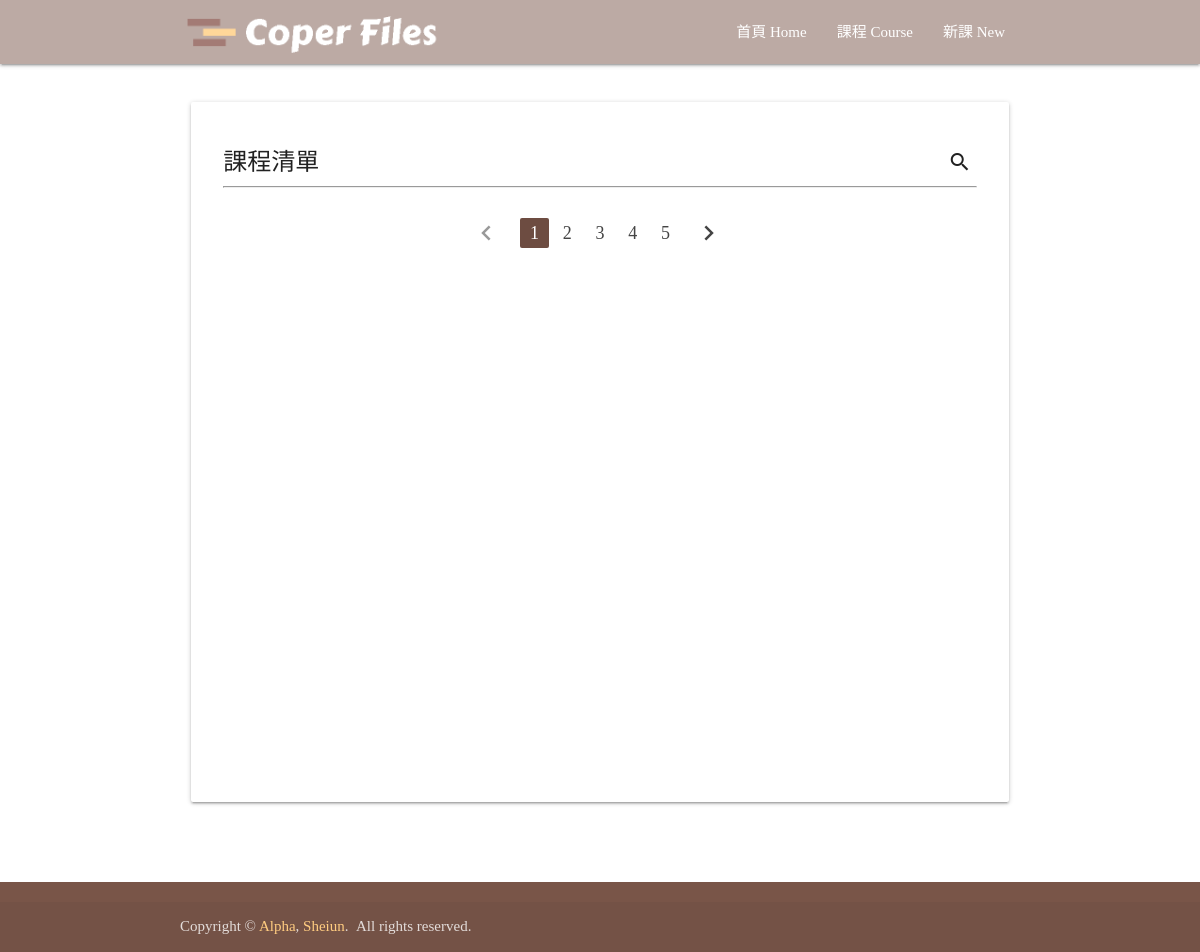
Before: /courses/ with the older database file.
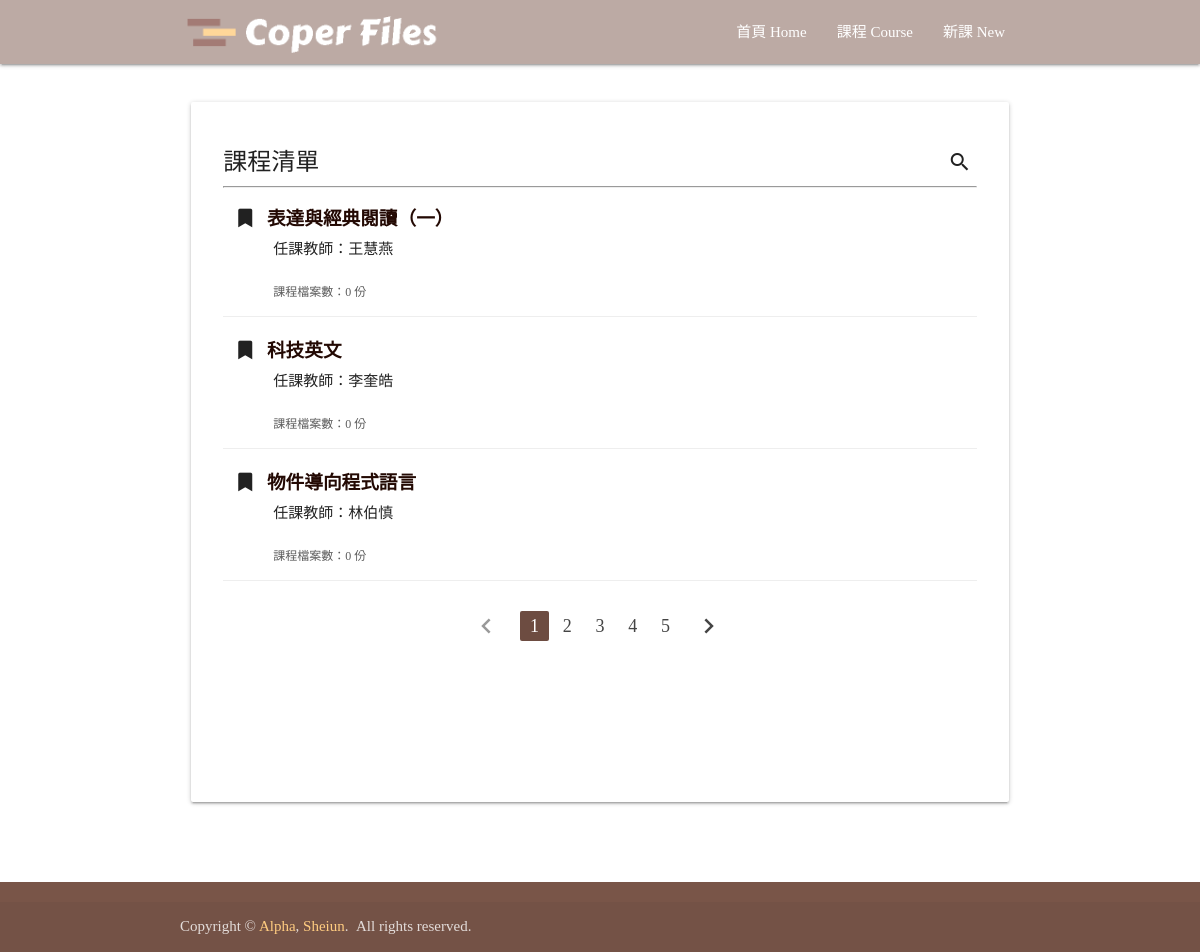
After: the same page with the newer database file.
### courses/models.py (models this page shows, shortened)
class CourseInformation(models.Model):
    course_administrator = models.ForeignKey(CourseAdminstrator, on_delete=models.CASCADE)
    course_name = models.CharField(max_length=20)
    course_teacher = models.CharField(max_length=20)
    course_type = models.CharField(max_length=20)
    course_discription = models.CharField(max_length=500, null=True)
    course_website = models.CharField(max_length=100, null=True)

### courses/views.py (the view)
# urls.py: url(r'^courses/', include('courses.urls')),
def courses(request):
    if request.method == 'POST': # Search
        mode = request.POST.get('mode')
        codintion = request.POST.get('condition')
        if mode == 'admin':
            courses = CourseInformation.objects.filter(course_administrator__admin_name__icontains=codintion).annotate(file_count=Count('coursefile')).order_by('-file_count')
        elif mode == 'teacher':
            courses = CourseInformation.objects.filter(course_teacher__icontains=codintion).annotate(file_count=Count('coursefile')).order_by('-file_count')
        elif mode == 'name':
            courses = CourseInformation.objects.filter(course_name__icontains=codintion).annotate(file_count=Count('coursefile')).order_by('-file_count')
        else:
            messages.info(request, '搜尋錯誤!')
            courses = CourseInformation.objects.annotate(file_count=Count('coursefile')).order_by('-file_count')
    else: # Not Search
        courses = CourseInformation.objects.annotate(file_count=Count('coursefile')).order_by('-file_count')
    return render(request, 'courses/index.html', {'courses': courses})

### courses/templates/courses/index.html (shortened to what this page needs)
{% extends 'base.html' %}
{% load static %}
{% block content %}
<div class="container" style="padding-top: 30px;">
      <div class="row">
          <div class="col s12 m12">
            <div class="card" style="min-height: 700px;">
              <div class="card-content">
                <span class="card-title activator grey-text text-darken-4">課程清單<i class="material-icons right">search</i></span>
                <hr>
                {% for course in courses %}
                <div class="course_list_one">
                  <div class="header_mid_icon">
                    <i class="fas fa-bookmark" style="margin-right: 10px;"></i>
                    <a href="{% url 'courses_detail' course.id %}">{{ course.course_name }}</a>
                  </div>
                  <div style="margin-left:50px; padding-bottom:15px;">
                    <div class="header_small_icon" style="font-weight: normal;">任課教師：{{ course.course_teacher }}</div>
                    <br>
                    <div class="fileCount">課程檔案數：{{ course.file_count }} 份</div>
                  </div>
                </div>
                {% endfor %}
                <div style="margin-top: 30px; width: 100%; text-align: center;">
                  <ul class="pagination">
                    <li class="disabled"><a href="#!"><i class="material-icons">chevron_left</i></a></li>
                    <li class="active brown darken-1"><a href="#!">1</a></li>
                    <li class="waves-effect"><a href="#!">2</a></li>
                    <li class="waves-effect"><a href="#!">3</a></li>
                    <li class="waves-effect"><a href="#!">4</a></li>
                    <li class="waves-effect"><a href="#!">5</a></li>
                    <li class="waves-effect"><a href="#!"><i class="material-icons">chevron_right</i></a></li>
                  </ul>
                </div>
              </div>
            </div>
          </div>
      </div>
    <br><br>
  </div>
{% endblock %}

### templates/base.html (shortened to what this page needs)
{% load static %}
<!DOCTYPE html>
<html>
<head>
  <link href="{% static 'css/materialize.css' %}" type="text/css" rel="stylesheet" media="screen,projection"/>
  <link href="{% static 'css/img_wall.css' %}" type="text/css" rel="stylesheet" media="screen,projection"/>
  <link href="{% static 'css/style.css' %}" type="text/css" rel="stylesheet" media="screen,projection"/>
  <link rel="stylesheet" href="https://use.fontawesome.com/releases/v5.0.6/css/all.css">
</head>
<body {% block body_tag %}{% endblock %}>
  {% include 'includes/_navbar.html' %}
  {% block content %}{% endblock %}
  {% include 'includes/_footer.html' %}
</body>
</html>

### templates/includes/_navbar.html (shortened to what this page needs)
{% load static %}
<nav class="brown lighten-3" role="navigation">
  <div class="nav-wrapper container">
    <a id="logo-container" href="{% url 'index' %}" class="brand-logo" style="height: 100%;">
      <img style="max-height: 100%;" src="{% static 'images/logo.png' %}">
    </a>
    <ul class="right hide-on-med-and-down">
      <li {% block navbar_css_index %}{% endblock %}><a href="{% url 'index' %}">首頁 Home</a></li>
      <li {% block navbar_css_course %}{% endblock %}><a href="{% url 'courses' %}">課程 Course</a></li>
      <li {% block navbar_css_new %}{% endblock %}><a href="{% url 'courses_files_edit' %}">新課 New</a></li>
    </ul>
  </div>
</nav>

### templates/includes/_footer.html
{% load static %}
<footer class="page-footer brown">
<div class="footer-copyright">
  <div class="container">
    Copyright © <a class="orange-text text-lighten-3" href="https://about.me/shengfong" target="_blank">Alpha</a>, <a class="orange-text text-lighten-3" href="https://github.com/sheiun" target="_blank">Sheiun</a>.&nbsp;&nbsp;All rights reserved.
  </div>
</div>
</footer>

### static/css/style.css (style rules this page uses)
body { font-family: "微軟正黑體"; }
hr { border-width: 0.5px; }
i { margin-right: 5px; }
.header_mid_icon { font-size: 14pt; font-weight: bolder; padding: 0px 15px 5px 15px; }
.card { min-height: 60px; padding: 20px 8px 10px 8px; }

### courses/templates/courses/index.html (style rules this page uses)
a { color: #230903; }
.fileCount { font-size: 9pt; color: #5c5c5c; }
.course_list_one { padding-top: 10px; margin-bottom: 10px; border-bottom: 0.1px solid #eeeeee; }

Changed rows visible on the page:
added CourseInformation: course_name "表達與經典閱讀（一）", course_teacher "王慧燕", file_count "0"
added CourseInformation: course_name "科技英文", course_teacher "李奎皓", file_count "0"
added CourseInformation: course_name "物件導向程式語言", course_teacher "林伯慎", file_count "0"
